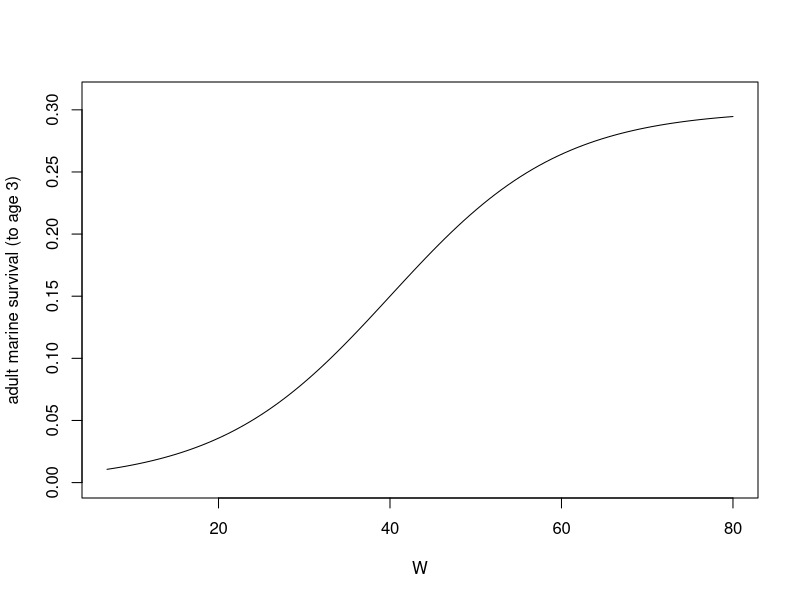
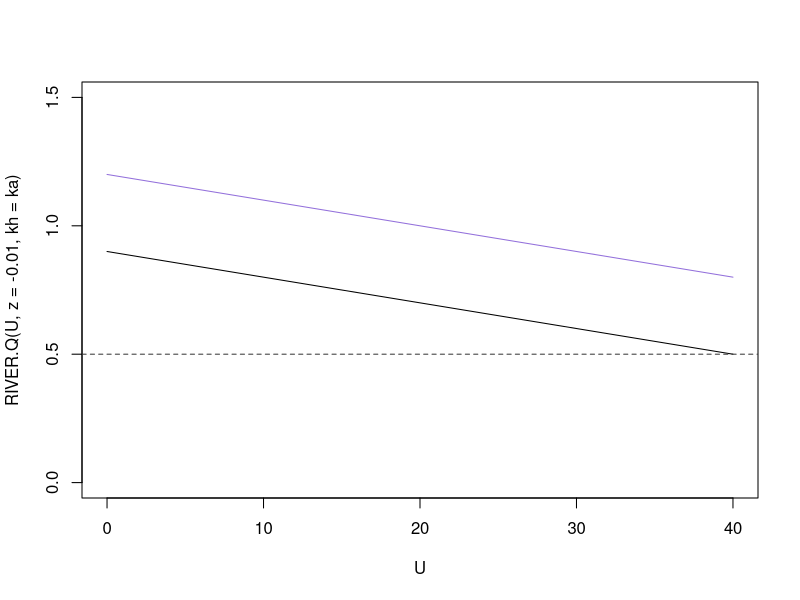
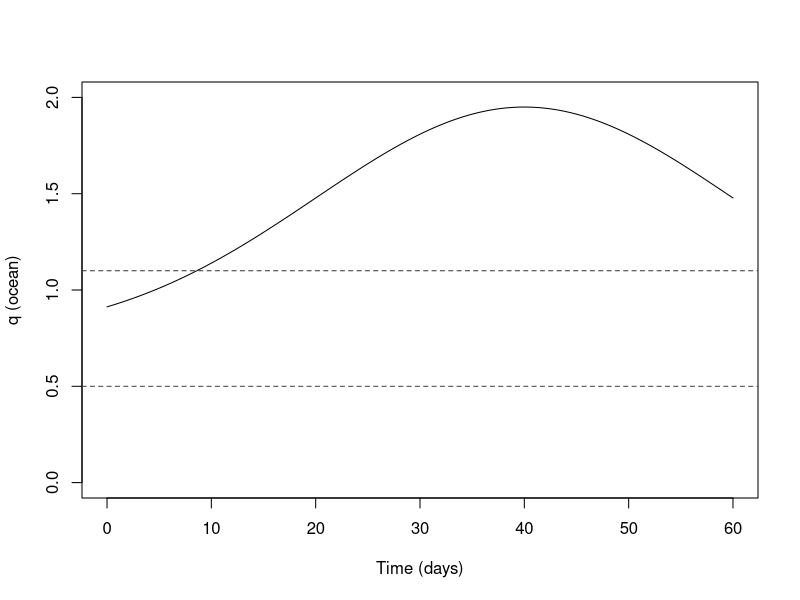
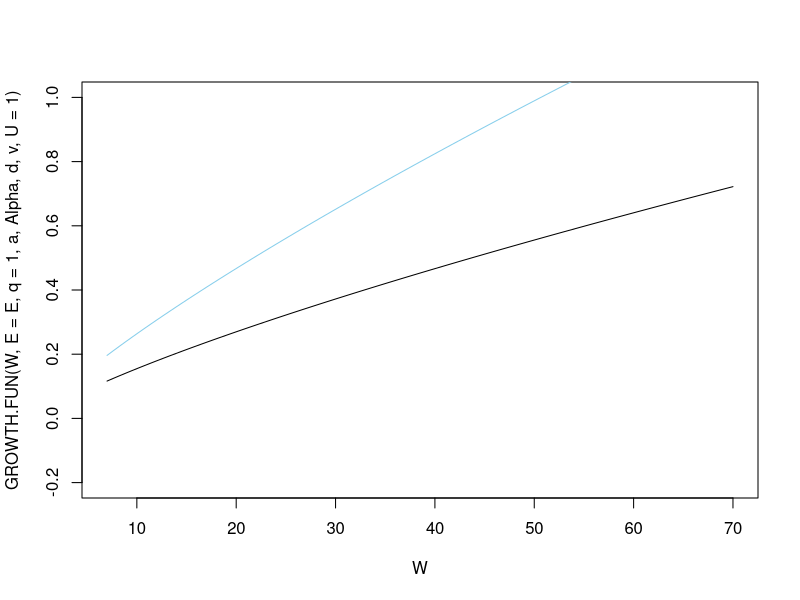

Source code (R) for these figures, in order:


## (2.0) State Dynamics ## Choosing parameters ##

options(scipen=999)


# Terminal Fitness Function
Ws    <- 40
r     <- 0.1
Smax  <- 0.3

TERM.FUN <- function(W, Ws, r, Smax){ Smax/(1+exp(-r*(W-Ws))) }

curve(TERM.FUN(W, Ws=Ws , r=r, Smax=Smax), xname="W", xlim=c(7,80), ylim=c(0,0.31), ylab="adult marine survival (to age 3)")

#river growth by speed
z     <- -0.01
ka    <- 0.9 # can vary btw 0.8 and 1.3
kn    <- 1.2 # can vary btw 0.8 and 1.3

RIVER.Q <- function(U, z, kh) { z*U+kh }
curve(RIVER.Q(U, z=-0.01, kh=ka), xname="U", xlim=c(0,40), ylim=c(0,1.5))
curve(RIVER.Q(U, z=-0.01, kh=kn), xname="U", add=T, col="mediumpurple")
abline(h=0.5, col="gray24", lty="dashed")

RIVER.Q(U=0, z=-0.01, kh=ka)
RIVER.Q(U=20, z=-0.01, kh=ka)
RIVER.Q(U=40, z=-0.01, kh=ka)


# ocean growth
f     <- 0.75
g     <- 1.2
c     <- 40
j     <- 0.05

OCEAN.Q <-    function(t, f, g, c, j) { f + g*exp(-(t-c)^2/2*j^2) }
curve(OCEAN.Q(t,f=f, g=g, c=c, j=j), xlim=c(0, 60), ylab="q (ocean)",
      xlab="Time (days)", xname = "t", ylim=c(0,2))
abline(h=1.1, col="gray24", lty="dashed") #river value max (paused in natural)
abline(h=0.5, col="gray24", lty="dashed") #river value min (fast in altered)

  
# Total Growth
E     <- 0.03
a     <- 0.86
Alpha <- 0.00607
d     <- 1
dn0   <- 0.7
v     <- 0.027

GROWTH.FUN <- function(W, E, q, a, Alpha, d, v, U)    { q*E*W^a - d*Alpha*W*exp(v*U) }

curve(GROWTH.FUN(W, E=E, q=1, a, Alpha, d, v, U=1), xname="W", xlim=c(7,70), ylim=c(-0.2,1))
curve(GROWTH.FUN(W, E=E, q=1.5, a, Alpha, d, v, U=1), xname="W", add=T, col="skyblue")


## Simulate Growth to Check for realistic growth rates.
sim.mix <- data.frame(t=seq(1,60, by=1), X=rep(NA, 60), 
                      h=rep(NA, 60), U=rep(NA, 60))     # set baseline values.

sim.mix[1,2] <- 7.1 # set starting values for mass, 10g

sim.mix[31:60, 3] <- rep("o", 30)   # final 30 days in ocean
sim.mix[1:30, 3] <- sample(0:1, 30, replace=T, prob=c(0.5,0.5))  # first 30 days random between altered and natural
sim.mix$h[sim.mix$h == "1"] <- "a"   # change 1 from sample function to "a"
sim.mix$h[sim.mix$h == "0"] <- "n"   # change 0 from sample function to "n"

sim.mix[31:60, 4] <- rep(0, 30)   # last 30 days move 0 in ocean
sim.mix[1:30, 4] <- sample(0:2, 30, replace=T)  # first 30 days random sample between 0,1,2.
sim.mix$U[sim.mix$U == "1"] <- 20  # change 1 from sample function to "20" km/day
sim.mix$U[sim.mix$U == "2"] <- 40  # change 2 from sample function to "40" km/day


#for loop to simulate salmon mass over 60 days in a mix of habitats.
for(t in 1:59){
  sim.mix[t+1,2]<- sim.mix[t,2] + GROWTH.FUN(W = sim.mix[t,2], E=E, a=a, Alpha=Alpha, v=v,
                             d = ifelse(sim.mix[t,3] == "n" & sim.mix[t,4] == 0, dn0, d),
                              q= ifelse(sim.mix[t,3] == "o", OCEAN.Q(t=sim.mix[t,1], f=f, g=g, c=c, j=j),
                                        ifelse(sim.mix[t,3] == "a", RIVER.Q(U=sim.mix[t,4], z=z, kh=ka), 
                                               RIVER.Q(U=sim.mix[t,4], z=z, kh=kn))),
                              U=sim.mix[t,4]) } # end loop.

sim.mix # look at trajectories.
(sim.mix[30,2] - sim.mix[1,2]) / 30  # daily river growth 0.0133 g/day (E = 0.02), 0.045 (E=0.3)
(sim.mix[60,2] - sim.mix[31,2]) / 30  # daily ocean growth 0.131 g/day (E = 0.02), .0278 (E=0.3)




# Survival
SURV.FUN <-   function(W, Bu, Bh, Bw, M, m, y, P)     { (1-M*(Bu + Bh + Bw*W^m))^(y*P) }



